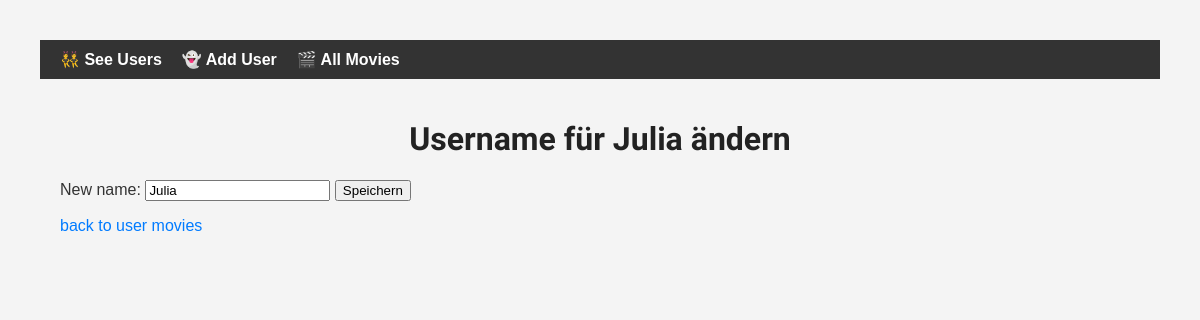
The page /users/2/edit on the database as committed earlier.
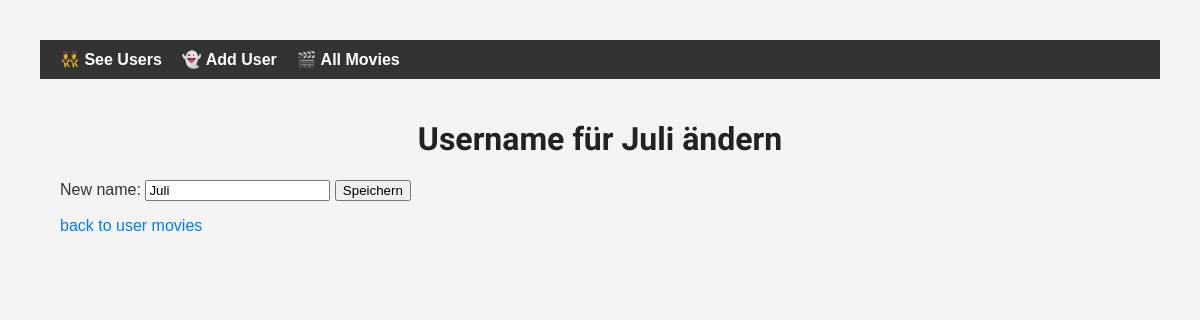
The same page on the database as committed later.
### models.py (models this page shows, shortened)
class User(db.Model):
    __tablename__ = 'users'
    user_id = db.Column(db.Integer, primary_key=True)
    user_name = db.Column(db.String)
    movies = db.relationship('Movie', backref='user', cascade='all, delete', lazy=True)

### app.py (the view, shortened to what this page needs)
@app.route('/users/<int:user_id>/edit', methods=["GET", "POST"])
def update_user(user_id):
    user = data_manager.get_user(user_id)
    return render_template("update_user.html", user=user)

### datamanager.py (called while the page is built)
    def get_user(self, user_id):
        return User.query.get(user_id)

### templates/update_user.html (shortened to what this page needs)
{% extends "base.html" %}
{% block content %}
  <h1>Username für {{ user.user_name }} ändern</h1>
  <form
    method="POST"
    action="{{ url_for('update_user', user_id=user.user_id) }}"
  >
    <label for="name">New name:</label>
    <input
      type="text"
      id="name"
      name="name"
      value="{{ user.user_name }}"
      required
    >
    <button type="submit">Speichern</button>
  </form>
  <p>
    <a href="{{ url_for('list_user_movies', user_id=user.user_id) }}">
      back to user movies
    </a>
  </p>
{% endblock %}

Rows that differ between the two databases and show on the page:
changed User: user_name "Julia" → "Juli"; name "Julia" → "Juli"
